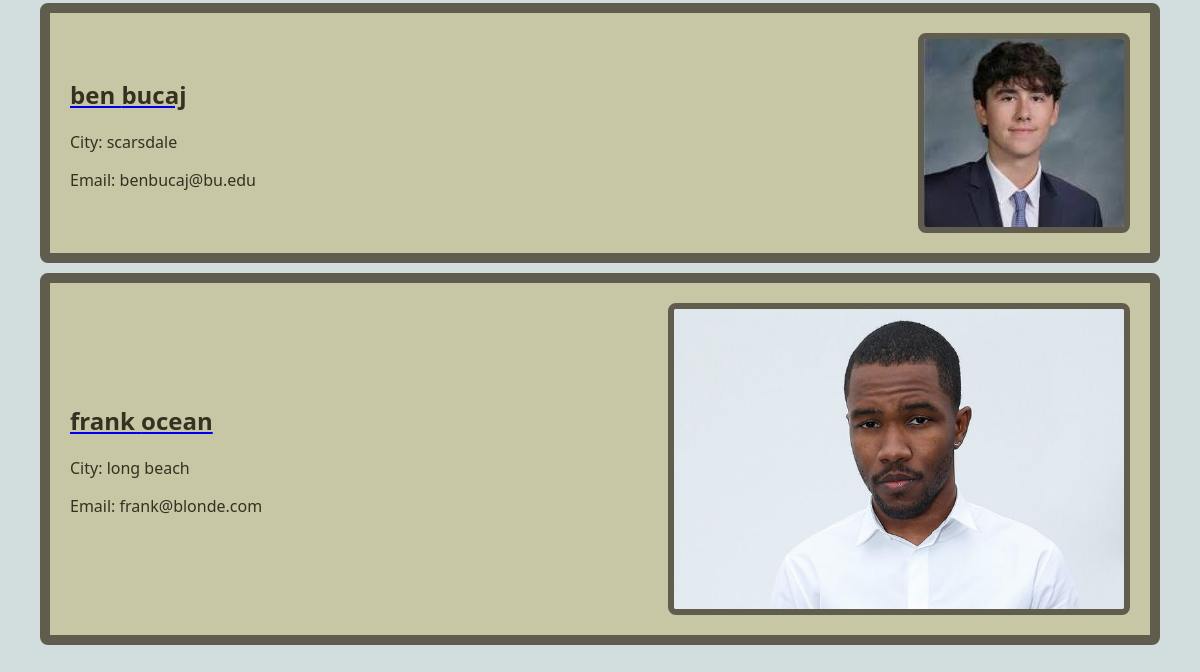
Page /mini_fb/ (lower part) on the earlier database version.
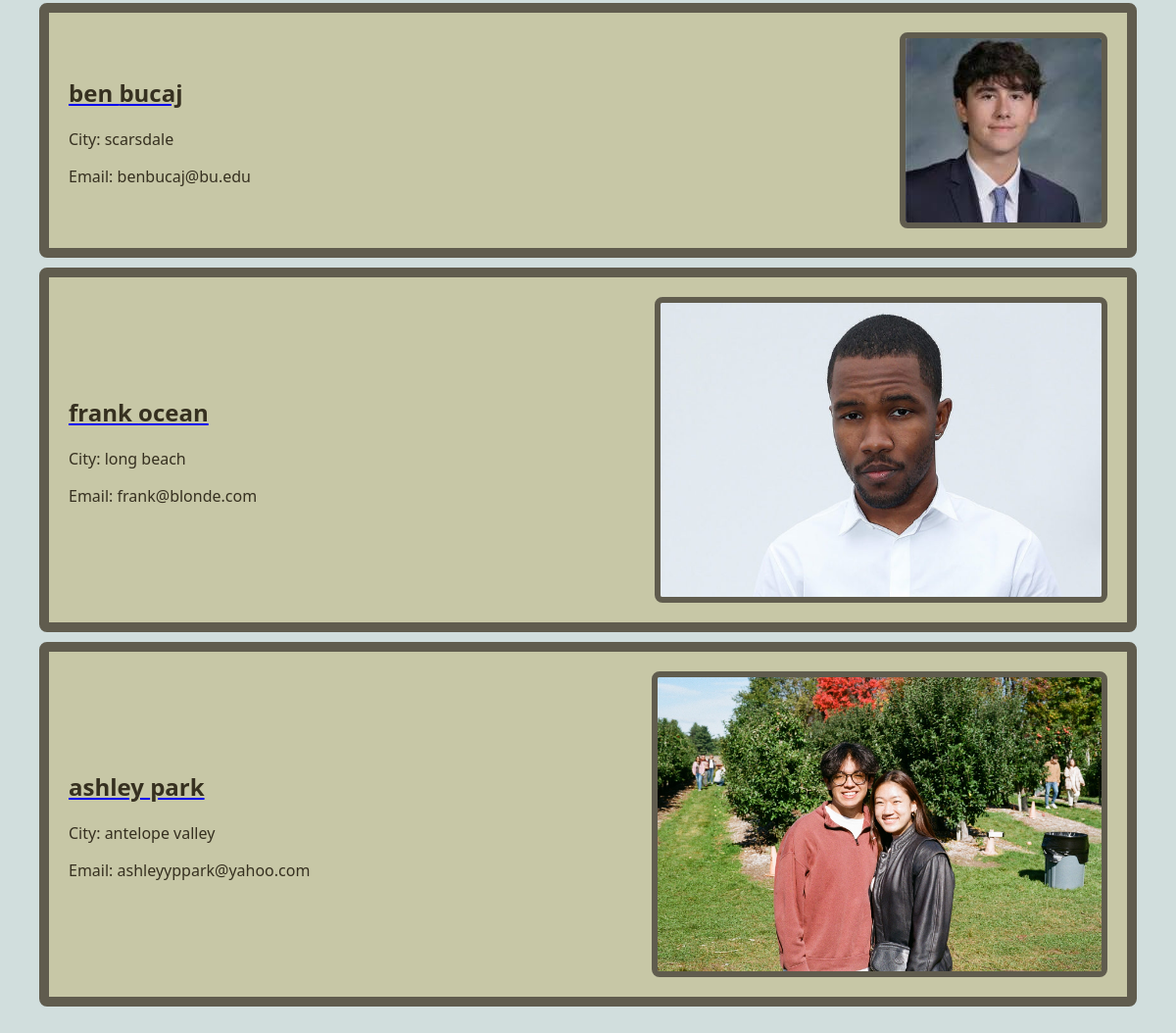
Same page on the later database version.
### mini_fb/models.py (models this page shows, shortened)
class Profile(models.Model):
    first_name = models.TextField(blank=True)
    last_name = models.TextField(blank=True)
    city = models.TextField(blank=True)
    email = models.EmailField(blank=True)
    profile_image = models.ImageField(blank=True) # an actual image
    user = models.OneToOneField(User, on_delete=models.CASCADE, related_name='profile')

### mini_fb/views.py (the view)
# urls.py: path('', ShowAllProfilesView.as_view(), name='show_all_profiles'), # generic class-based view
class ShowAllProfilesView(ListView):
    model = Profile
    template_name = "mini_fb/show_all_profiles.html"
    context_object_name = "profiles"
    def dispatch(self, request, *args, **kwargs):
        if request.user.is_authenticated:
            print(f'ShowAllView.dispatch(): request.user={request.user}')
        else:
            print(f'ShowAllView.dispatch(): not logged in.')
        return super().dispatch(request, *args, **kwargs)

### mini_fb/templates/mini_fb/show_all_profiles.html (shortened to what this page needs)
{% extends 'mini_fb/base.html' %}
{% block content %}
<div class="profiles-container">
    {% for profile in profiles %}
    <div class="profile-row">
        <div class="profile-info" style="text-align: left;">
            <a href="{% url 'profile' profile.pk %}">
                <h2>{{profile.first_name}} {{profile.last_name}}</h2>
            </a>
            <p>City: {{profile.city}}</p>
            <p>Email: {{profile.email}}</p>
        </div>
        {% if profile.profile_image %}
        <div class="profile-image" style="text-align: right;">
            <a href="{% url 'profile' profile.pk %}">
                <img src="{{profile.profile_image.url}}" alt="Profile photo of {{profile.first_name}}">
            </a>
        </div>
        {% else %}
        <h3>no image</h3>
        {% endif %}
    </div>
    {% endfor %}
</div>
{% endblock %}

Differences in the rows shown:
added Profile: first_name "ashley", last_name "park", city "antelope valley", email "ashleyyppark@yahoo.com", profile_image (picture)
